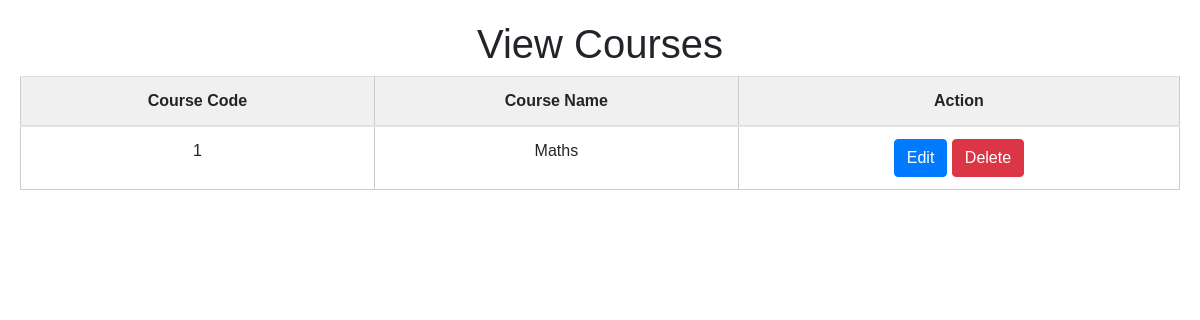
Page /view_courses.php (signed in) on the earlier database version.
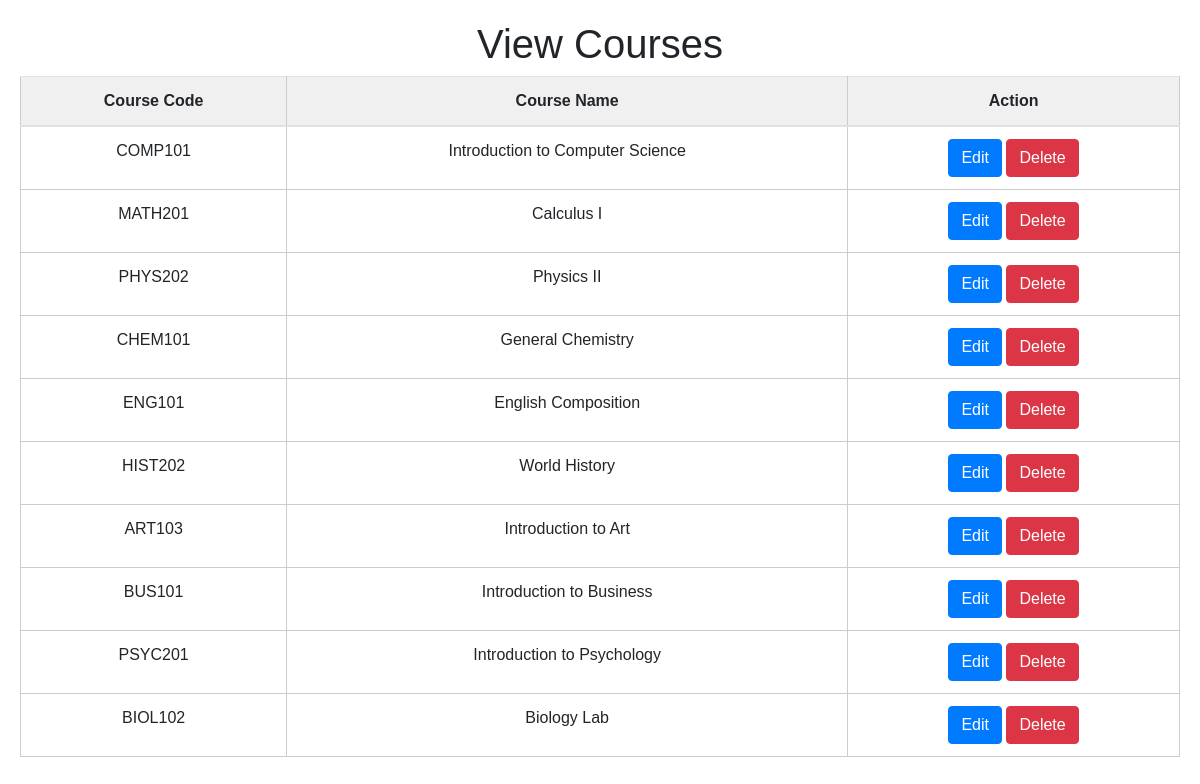
Same page on the later database version.
### tables this page shows
CREATE TABLE `courses` (
  `course_id` int(11) NOT NULL,
  `course_code` varchar(50) NOT NULL,
  `course_name` varchar(100) NOT NULL
);

### view_courses.php (the view, shortened to what this page needs)
<?php
require_once 'db_connection.php';
$stmt = $mysqli->prepare('SELECT * FROM courses');
$stmt->execute();
$result = $stmt->get_result();
$courses = $result->fetch_all(MYSQLI_ASSOC);
?>
<!DOCTYPE html>
<html>
<head>
    <link rel="stylesheet" href="https://maxcdn.bootstrapcdn.com/bootstrap/4.5.2/css/bootstrap.min.css">
    <link rel="stylesheet" type="text/css" href="styles.css">
</head>
<body>
    <div class="container">
        <h1>View Courses</h1>
        <table class="table">
            <thead>
                <tr>
                    <th>Course Code</th>
                    <th>Course Name</th>
                    <?php if ($_SESSION['role'] === 'admin') { ?>
                        <th>Action</th>
                    <?php } ?>
                </tr>
            </thead>
            <tbody>
                <?php foreach ($courses as $course) { ?>
                    <tr>
                        <td><?php echo $course['course_code']; ?></td>
                        <td><?php echo $course['course_name']; ?></td>
                        <?php if ($_SESSION['role'] === 'admin') { ?>
                            <td>
                                <a href="edit_course.php?id=<?php echo $course['course_id']; ?>" class="btn btn-primary">Edit</a>
                                <a href="delete_course.php?id=<?php echo $course['course_id']; ?>" onclick="return confirm('Are you sure you want to delete this course?')" class="btn btn-danger">Delete</a>
                            </td>
                        <?php } ?>
                    </tr>
                <?php } ?>
            </tbody>
        </table>
    </div>
</body>
</html>

### styles.css (style rules this page uses)
body { font-family: Arial, sans-serif; margin: 0; padding: 0; }
.container { max-width: 1200px; margin: 0 auto; padding: 20px; }
h1 { text-align: center; margin-top: 0; }
table { width: 100%; border-collapse: collapse; text-align: center; }
th, td { padding: 10px; border: 1px solid #ccc; }
th { background-color: #f0f0f0; }
a { color: #007bff; text-decoration: none; }

Differences in the rows shown:
added courses: course_code "COMP101", course_name "Introduction to Computer Science"
changed courses: course_code "1" → "MATH201"; course_name "Maths" → "Calculus I"
added courses: course_code "PHYS202", course_name "Physics II"
added courses: course_code "CHEM101", course_name "General Chemistry"
added courses: course_code "ENG101", course_name "English Composition"
added courses: course_code "HIST202", course_name "World History"
added courses: course_code "ART103", course_name "Introduction to Art"
added courses: course_code "BUS101", course_name "Introduction to Business"
added courses: course_code "PSYC201", course_name "Introduction to Psychology"
added courses: course_code "BIOL102", course_name "Biology Lab"
